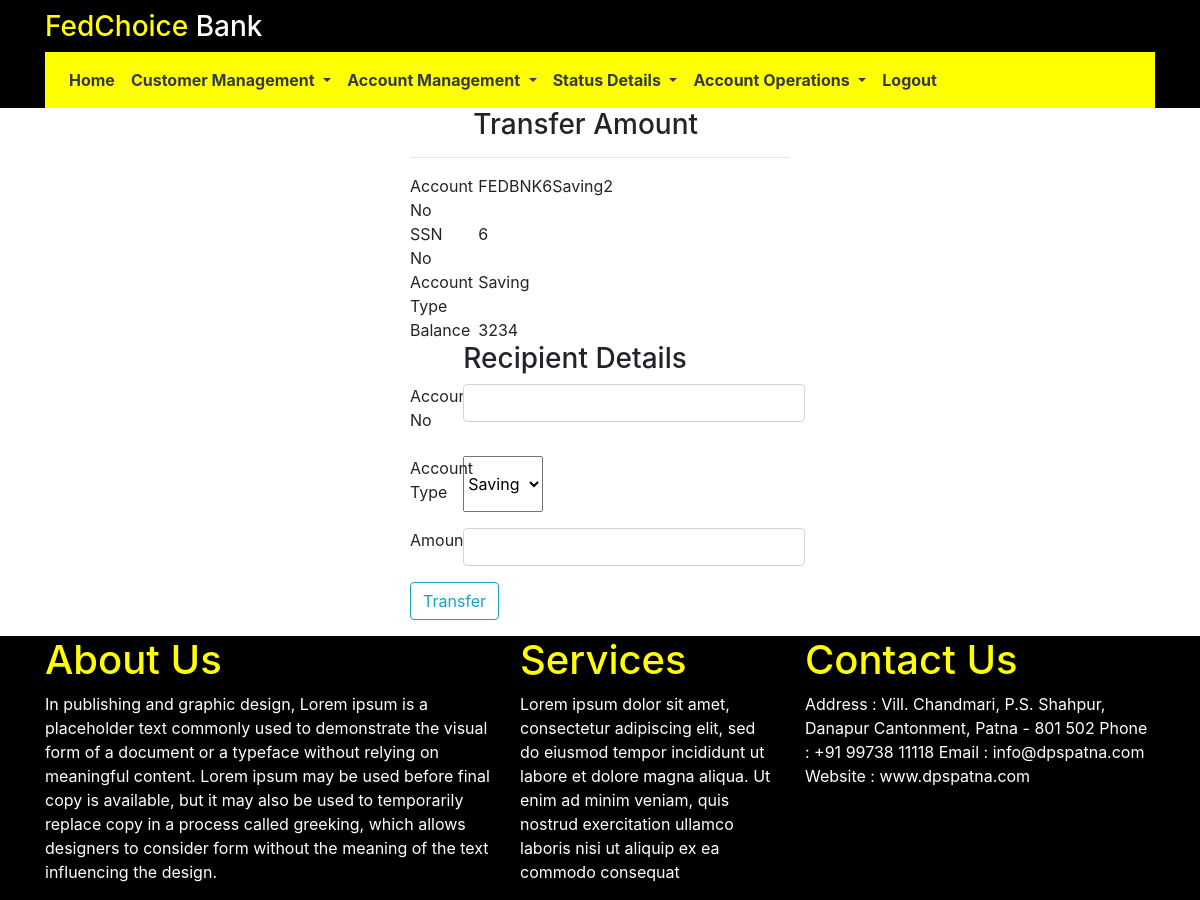
Before: /finish_transfer?account_no=FEDBNK6Saving2 (signed in) with the older database file.
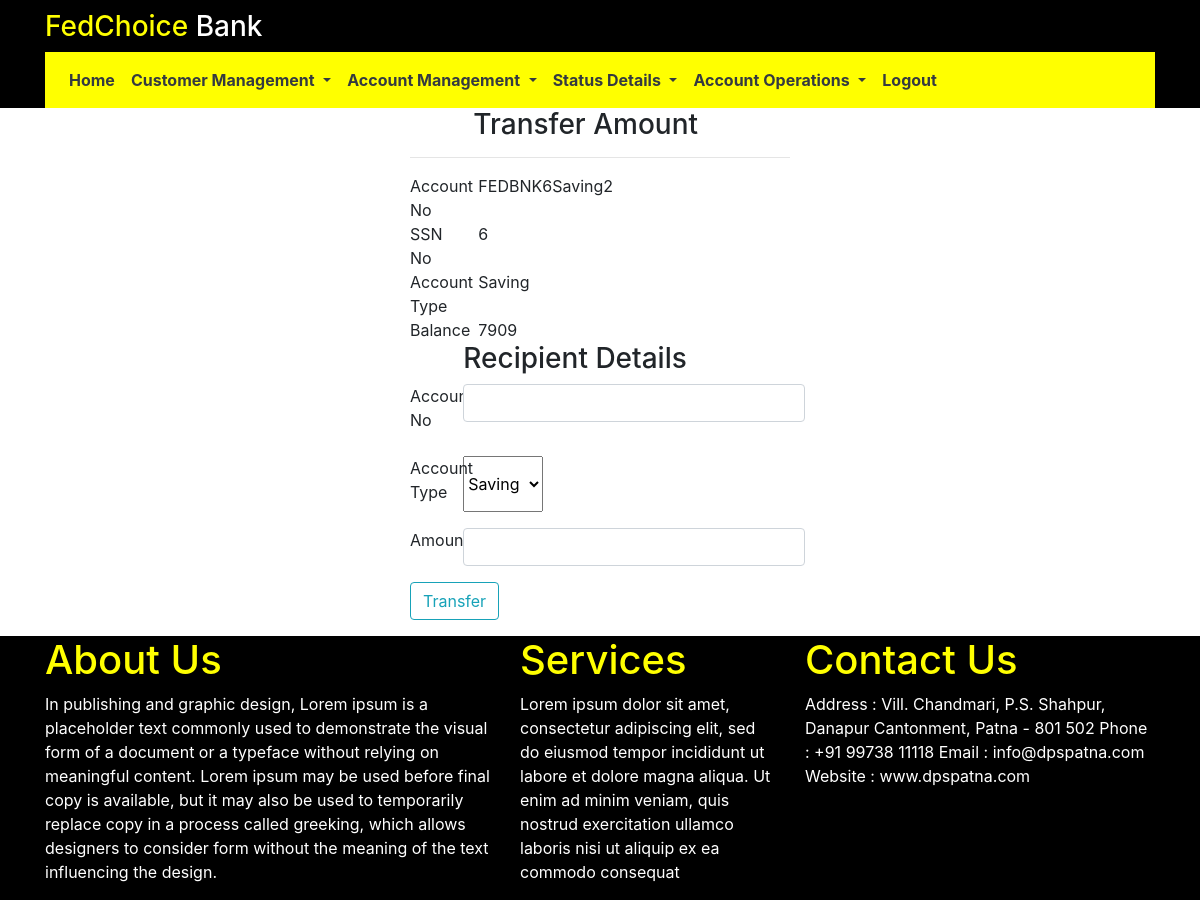
After: the same page with the newer database file.
### RetailBank/models.py (models this page shows, shortened)
class Account(db.Model):
	account_no = db.Column(db.String(22),primary_key=True)
	ssd_id = db.Column(db.Integer,ForeignKey('customer.ssd_id'))
	account_type = db.Column(db.String(10),nullable=False)
	deposit_amount = db.Column(db.Integer,nullable=False)

### RetailBank/routes.py (the view, shortened to what this page needs)
@app.route('/finish_transfer',methods=['GET','POST'])
@login_required
def finish_transfer():
	account_no = request.args.get('account_no')
	acc = Account.query.filter_by(account_no=account_no).first()
	ssn_no = acc.ssd_id
	account_type = acc.account_type
	balance = acc.deposit_amount
	account_type = acc.account_type
	return render_template('transfer_money.html',account_no=account_no,ssn_no=ssn_no,account_type=account_type,balance=balance)

### RetailBank/models.py (called while the page is built)
@login_manager.user_loader
def load_user(user_id):
    return userstore.query.get(int(user_id))

### RetailBank/templates/transfer_money.html (shortened to what this page needs)
{% extends 'base.html'%}
{% block content %}
<div class="row">
    <div class="col-md-4"></div>
    <div class="col-md-4">
        <h3 class="offset-2">Transfer Amount</h3>
        <hr>
        <div class="row">
            <div class="col-md-2">
                Account No
            </div>
            <div class="col-md-10">
                {{account_no}}
            </div>
        </div>
        <div class="row">
            <div class="col-md-2">
                SSN No
            </div>
            <div class="col-md-10">
                {{ssn_no}}
            </div>
        </div>
        <div class="row">
            <div class="col-md-2">
                Account Type
            </div>
            <div class="col-md-10">
                {{account_type}}
            </div>
        </div>
        <div class="row">
            <div class="col-md-2">
                Balance
            </div>
            <div class="col-md-10">
                {{balance}}
            </div>
        </div>
        <div class="row">
            <h3 class="offset-2">
                Recipient Details
            </h3>
        </div>
        <form action="" method="POST">
            <div class="form-group row">
                <label for="account_no" class="col-md-2">Account No</label>
                <input type="text" name="account_no" class="col-md-10 form-control">
            </div>
            <div class="form-group row">
                <label for="account_type" class="col-md-2">Account Type</label>
                <select name="account_type" id="">
                    <option value="Saving">Saving</option>
                </select>
            </div>
            <div class="form-group row">
                <label for="deposit_amount" class="col-md-2">Amount</label>
                <input type="text" name="deposit_amount" class="col-md-10 form-control">
            </div>
            <div class="form-group">
                <input type="submit" class="btn btn-outline-info" value="Transfer">
            </div>
        </form>
    </div>
    <div class="col-md-4"></div>
</div>
{% endblock %}

Changed rows visible on the page:
changed Account "FEDBNK6Saving2": deposit_amount "3234" → "7909"
